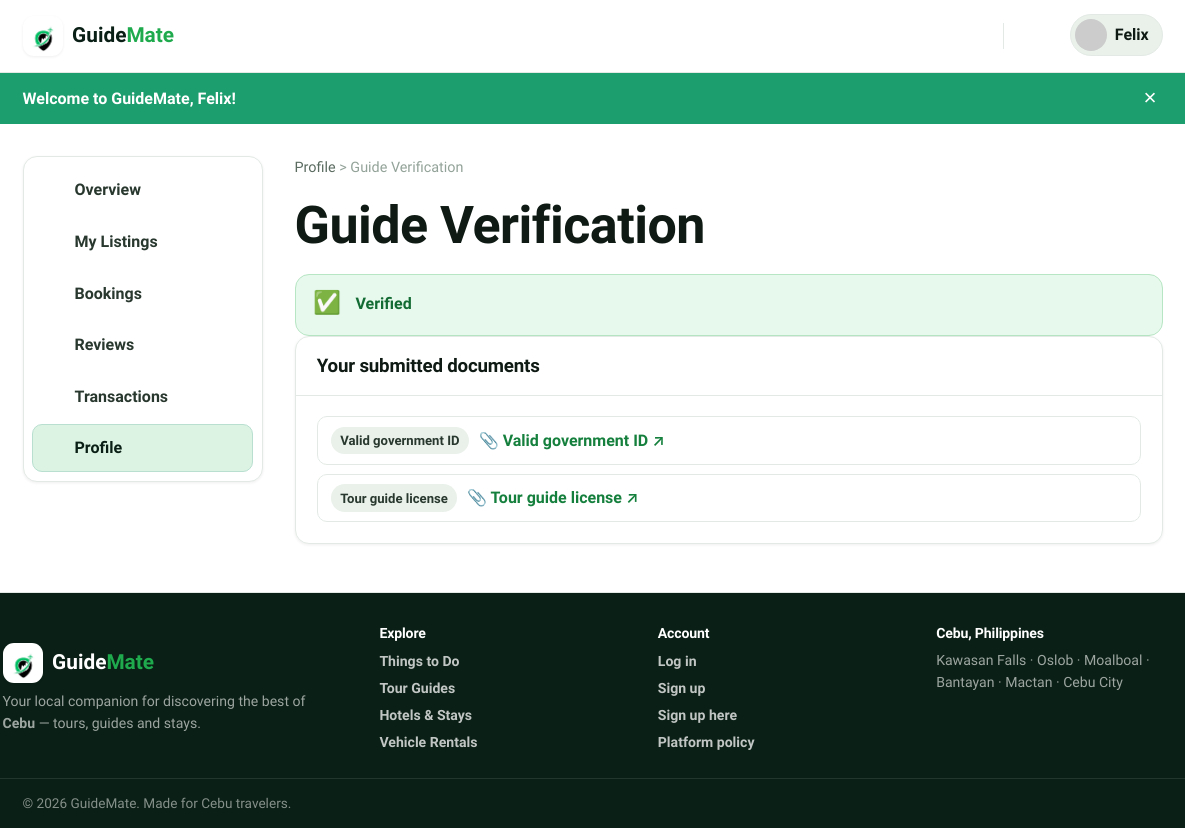
The page /public/dashboard/verification (signed in) on the database its author committed.
### tables this page shows
CREATE TABLE `users` (
  `id` int(10) unsigned NOT NULL AUTO_INCREMENT,
  `name` varchar(120) NOT NULL,
  `email` varchar(190) NOT NULL,
  `password` varchar(255) NOT NULL,
  `role` enum('admin','guide','tourist') NOT NULL DEFAULT 'tourist',
  `phone` varchar(40) DEFAULT NULL,
  `avatar` varchar(255) DEFAULT NULL,
  `bio` text DEFAULT NULL,
  `location` varchar(120) DEFAULT NULL,
  `is_active` tinyint(1) NOT NULL DEFAULT 1,
  `guide_status` enum('none','pending','approved','rejected') NOT NULL DEFAULT 'none',
  `guide_review_note` varchar(500) DEFAULT NULL,
  `guide_reviewed_at` timestamp NULL DEFAULT NULL,
  `guide_warned` tinyint(1) NOT NULL DEFAULT 0,
  `guide_warning_note` varchar(500) DEFAULT NULL,
  `admin_totp_secret` varchar(64) DEFAULT NULL,
  `admin_totp_enabled` tinyint(1) NOT NULL DEFAULT 0,
  `created_at` timestamp NOT NULL DEFAULT current_timestamp(),
  `updated_at` timestamp NOT NULL DEFAULT current_timestamp() ON UPDATE current_timestamp(),
  PRIMARY KEY (`id`),
  UNIQUE KEY `users_email_unique` (`email`)
);

CREATE TABLE `guide_documents` (
  `id` int(10) unsigned NOT NULL AUTO_INCREMENT,
  `user_id` int(10) unsigned NOT NULL,
  `doc_type` varchar(60) NOT NULL,
  `label` varchar(190) DEFAULT NULL,
  `file_path` varchar(255) NOT NULL,
  `created_at` timestamp NOT NULL DEFAULT current_timestamp(),
  PRIMARY KEY (`id`),
  KEY `guide_documents_user_fk` (`user_id`),
  CONSTRAINT `guide_documents_user_fk` FOREIGN KEY (`user_id`) REFERENCES `users` (`id`) ON DELETE CASCADE
);

### app/Views/guide/verification.php (the view, shortened to what the rows shown need)
<?php
$status = (string) ($user['guide_status'] ?? 'none');
$banner = [
    'pending' => ['cls' => 'banner-amber', 'icon' => '⏳', 'title' => __('g_ver_pending_title', 'Application under review'), 'text' => __('g_ver_pending_text', 'Our admin team is reviewing your documents. You can publish listings once your account is approved.')],
    'approved' => ['cls' => 'banner-green', 'icon' => '✅', 'title' => __('g_ver_approved_title', 'Verified'), 'text' => ''],
    'rejected' => ['cls' => 'banner-red', 'icon' => '⚠️', 'title' => __('g_ver_rejected_title', 'Application not approved'), 'text' => __('g_ver_rejected_text', 'Please review the note below, then upload updated documents to re-apply.')],
][$status] ?? ['cls' => 'banner-amber', 'icon' => 'ℹ️', 'title' => __('g_ver_default_title', 'Verification'), 'text' => __('g_ver_default_text', 'Submit your documents to become a verified guide.')];
$breadcrumbTitle = match ((string) ($user['role'] ?? '')) {
    'hotel_admin' => 'Hotel Partner Verification',
    'rental_admin' => 'Rental Partner Verification',
    default => 'Guide Verification',
};
?>
<div class="container">
    <div class="dash-layout">
        <?= \App\Core\View::partial('partials/dash-nav') ?>
        <div>
            <div class="breadcrumb" style="margin-top:0;"><a href="<?= e(url('/profile')) ?>"><?= e(__('d_profile', 'Profile')) ?></a> &gt; <?= e($breadcrumbTitle) ?></div>
            <h1 style="margin-bottom:1rem;"><?= e($heading ?? $breadcrumbTitle) ?></h1>
            <div class="status-banner <?= $banner['cls'] ?>">
                <?php if ($banner['icon'] !== ''): ?><span class="status-icon"><?= $banner['icon'] ?></span><?php endif; ?>
                <div>
                    <strong><?= e($banner['title']) ?></strong>
                </div>
            </div>
            <div class="panel">
                <div class="panel-head"><h3><?= e(__('g_submitted_docs', 'Your submitted documents')) ?></h3></div>
                <div class="panel-body">
                    <?php if ($documents === []): ?>
                        <p class="hint mb-0"><?= e(__('g_no_docs', 'No documents on file yet.')) ?></p>
                    <?php else: ?>
                        <ul class="doc-list">
                            <?php foreach ($documents as $d): ?>
                                <li>
                                    <span class="doc-type"><?= e(GuideDocument::typeLabel($d['doc_type'])) ?></span>
                                    <a href="<?= e(url($d['file_path'])) ?>" target="_blank" rel="noopener" class="doc-link">📎 <?= e($d['label'] ?: basename($d['file_path'])) ?> ↗</a>
                                </li>
                            <?php endforeach; ?>
                        </ul>
                    <?php endif; ?>
                </div>
            </div>
        </div>
    </div>
</div>

### app/Core/Router.php (shortened to what the rows shown need)
<?php
final class Router
{
    private array $routes = [];
    private function add(string $method, string $pattern, array $handler, array $guards): void
    {
        $this->routes[] = [
            'method' => $method,
            'pattern' => $pattern,
            'handler' => $handler,
            'guards' => $guards,
        ];
    }
    public function dispatch(string $method, string $uri): void
    {
        $path = $this->normalize($uri);
        $method = strtoupper($method);
        foreach ($this->routes as $route) {
            if ($route['method'] !== $method) {
                continue;
            }
            $regex = $this->compile($route['pattern']);
            if (preg_match($regex, $path, $matches) === 1) {
                $params = array_filter($matches, 'is_string', ARRAY_FILTER_USE_KEY);
                $this->runGuards($route['guards']);
                $this->invoke($route['handler'], $params);
                return;
            }
        }
    }
    private function compile(string $pattern): string
    {
        $regex = preg_replace('#\{([a-zA-Z_][a-zA-Z0-9_]*)\}#', '(?P<$1>[^/]+)', $pattern);
        return '#^' . $regex . '$#';
    }
    private function normalize(string $uri): string
    {
        $path = parse_url($uri, PHP_URL_PATH) ?: '/';
        $base = App::basePath();
        if ($base !== '' && str_starts_with($path, $base)) {
            $path = substr($path, strlen($base));
        }
        $path = str_replace('/index.php', '', $path);
        $path = '/' . trim($path, '/');
        return $path === '/' ? '/' : rtrim($path, '/');
    }
    private function runGuards(array $guards): void
    {
        foreach ($guards as $guard) {
            switch ($guard) {
                case 'provider':
                    if (!Auth::isProvider()) {
                        abort(403, 'Service providers only.');
                    }
                    break;
            }
        }
    }
    private function invoke(array $handler, array $params): void
    {
        [$class, $action] = $handler;
        $controller = new $class();
        $controller->{$action}(...array_values($params));
    }
}

### app/Views/layouts/main.php (shortened to what the rows shown need)
<?php
$user = auth_user();
$isGuide = ($user['role'] ?? null) === 'guide';
$current = parse_url($_SERVER['REQUEST_URI'] ?? '/', PHP_URL_PATH) ?: '/';
$base = \App\Core\App::basePath();
if ($base !== '' && str_starts_with($current, $base)) {
    $current = substr($current, strlen($base)) ?: '/';
}
$current = '/' . trim($current, '/');
$publicBrowse = $current === '/'
    || in_array($current, ['/listings', '/things-to-do', '/tour-guides', '/hotels', '/rentals'], true)
    || str_starts_with($current, '/listing/')
    || str_starts_with($current, '/rentals/');
$isMessages = str_starts_with($current, '/messages');
$isDashboard = str_starts_with($current, '/dashboard') || str_starts_with($current, '/profile');
$hideFooter = $isMessages;
$guideWarned = $user && ($user['role'] ?? null) === 'guide' && \App\Models\User::isGuideWarned((int) $user['id']);
$headerUser = ($isGuide && $publicBrowse) ? null : $user;
$unread = 0;
if ($headerUser) {
    $unread = \App\Models\Message::unreadCount((int) $headerUser['id']);
}
$currentLocale = $_SESSION['_locale'] ?? 'en';
?>
<!DOCTYPE html>
<html lang="<?= e($currentLocale === 'tl' ? 'tl' : 'en') ?>">
<head>
    <link rel="stylesheet" href="<?= e(asset('css/style.css')) ?>">
</head>
<body class="<?= e(trim(($isMessages ? 'page-messages ' : '') . ($isDashboard ? 'page-dashboard ' : '') . ($hideFooter ? 'page-no-footer ' : '') . ($guideWarned ? 'guide-warned' : ''))) ?>">
<header class="site-header" id="siteHeader">
    <div class="container header-inner">
<?php if ($isGuide): ?>
            <span class="brand brand-static">
                <span class="brand-mark">◐</span>
                <span class="brand-text">Guide<strong>Mate</strong></span>
            </span>
        <?php endif; ?>
        <nav class="main-nav" id="mainNav">
            <?php if ($headerUser): ?>
                <a href="<?= e(url('/messages')) ?>" class="nav-icon" title="Messages" aria-label="Messages">
                    <?= admin_icon('messages', 22) ?><?php if ($unread > 0): ?><span class="badge"><?= (int) $unread ?></span><?php endif; ?>
                </a>
                <div class="nav-menu">
                    <button class="nav-avatar" id="userMenuBtn">
                        <img src="<?= e(img_src($headerUser['avatar'] ?? null, 'avatar' . $headerUser['id'])) ?>" alt="">
                        <span><?= e(explode(' ', (string) $headerUser['name'])[0]) ?></span>
                    </button>
                </div>
            <?php else: ?>
                <a href="<?= e(url('/login')) ?>" class="btn btn-ghost btn-sm">Log in</a>
                <a href="<?= e(url('/register')) ?>" class="btn btn-primary btn-sm">Sign up</a>
            <?php endif; ?>
        </nav>
    </div>
</header>
<?php foreach (['success' => 'flash-success', 'error' => 'flash-error', 'info' => 'flash-info'] as $key => $cls): ?>
    <?php if ($msg = flash($key)): ?>
        <div class="flash <?= $cls ?>" role="alert">
            <div class="container"><?= e($msg) ?><button class="flash-close" aria-label="Dismiss">&times;</button></div>
        </div>
    <?php endif; ?>
<?php endforeach; ?>
<main>
    <?= $content ?>
</main>
<?php if (!$hideFooter): ?>
<footer class="site-footer<?= $isDashboard ? ' site-footer--dash' : '' ?>">
    <div class="container footer-grid">
        <div>
            <?php if ($isGuide): ?>
                <span class="brand brand-static">
                    <span class="brand-mark">◐</span><span class="brand-text">Guide<strong>Mate</strong></span>
                </span>
            <?php else: ?>
                <a href="<?= e(url('/')) ?>" class="brand">
                    <span class="brand-mark">◐</span><span class="brand-text">Guide<strong>Mate</strong></span>
                </a>
            <?php endif; ?>
            <p class="footer-tag">Your local companion for discovering the best of <strong>Cebu</strong> — tours, guides and stays.</p>
        </div>
        <div>
            <h4>Explore</h4>
            <a href="<?= e(url('/things-to-do')) ?>">Things to Do</a>
            <a href="<?= e(url('/tour-guides')) ?>">Tour Guides</a>
            <a href="<?= e(url('/hotels')) ?>">Hotels &amp; Stays</a>
            <a href="<?= e(url('/rentals')) ?>">Vehicle Rentals</a>
        </div>
        <div>
            <h4>Account</h4>
            <a href="<?= e(url('/login')) ?>">Log in</a>
            <a href="<?= e(url('/register')) ?>">Sign up</a>
            <a href="<?= e(url('/register?role=guide')) ?>">Sign up here</a>
            <a href="<?= e(url('/policy')) ?>">Platform policy</a>
        </div>
        <div>
            <h4>Cebu, Philippines</h4>
            <p class="footer-tag footer-locations">Kawasan Falls · Oslob · Moalboal · Bantayan · Mactan · Cebu City</p>
        </div>
    </div>
    <div class="footer-bottom">
        <div class="container">© <?= date('Y') ?> GuideMate. Made for Cebu travelers.</div>
    </div>
</footer>
<?php endif; ?>
</body>
</html>

### rows shown on the page
users: role+name "Felix", role "Guide Verification", guide_status "✅", guide_status "Verified"
guide_documents: doc_type "Valid government ID", label "Valid government ID"
guide_documents: doc_type "Tour guide license", label "Tour guide license"

### other values the page prints
$msg "Welcome to GuideMate, Felix!"
